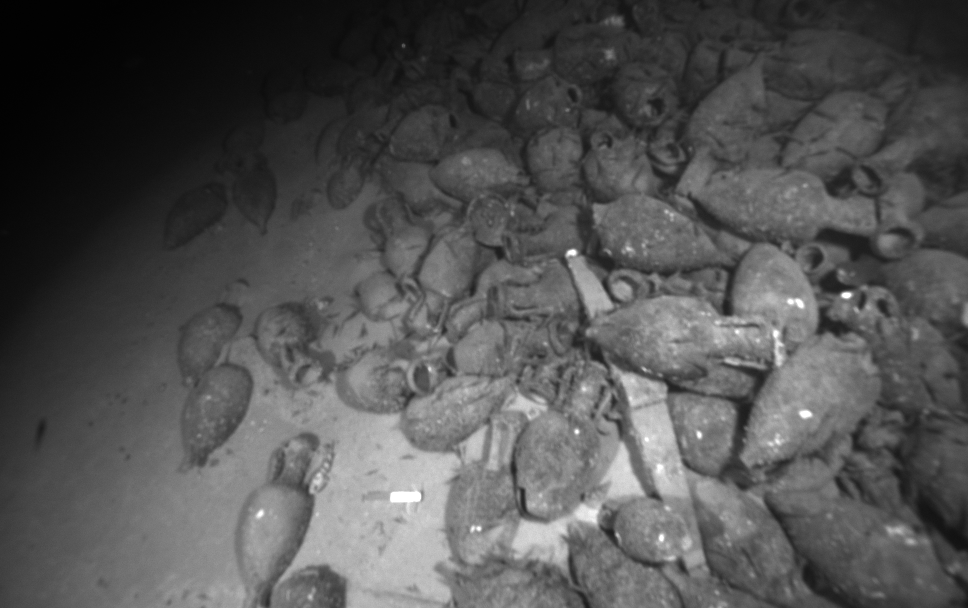
#> input picture dataset/frame000055.png, 968 x 608 px; its folder holds only this picture in this run
$ python mosaic_orb.py   (older library calls are emulated)
#> lines starting #> are read from the running program, lines starting #| are printed output that depends on the picture
import cv2
import glob
import json
import os
import re
import threading
import time
import traceback
from concurrent.futures import ThreadPoolExecutor
from functools import lru_cache
import numpy as np

BASE = os.path.dirname(os.path.dirname(os.path.abspath(__file__)))

LOG = print                                # куда писать сообщения; интерфейс может подставить свою функцию: mosaic_orb.LOG = f


def log(*args, **kwargs):
    LOG(*args, **kwargs)


TIMES = {}                                 # сколько секунд ушло на каждый этап (печатается в конце)


def _tick(name, t0):
    TIMES[name] = TIMES.get(name, 0.0) + time.time() - t0


def n_workers():
    w = int(WORKERS) if WORKERS else min(8, os.cpu_count() or 1)
    return max(1, w)


def pmap(fn, items):
    """Как map, но по потокам (OpenCV и numpy отпускают GIL). Порядок результатов сохраняется. WORKERS = 1: без потоков."""
    items = list(items)
    w = n_workers()
    if w <= 1 or len(items) < 2:
        return [fn(x) for x in items]
    with ThreadPoolExecutor(max_workers=w) as ex:
        return list(ex.map(fn, items))


_tls = threading.local()                   # у каждого потока свой детектор и сопоставитель (общие объекты OpenCV небезопасны)


def _orb():
    d = getattr(_tls, "orb", None)
    if d is None or getattr(_tls, "orb_n", None) != ORB_FEATURES:
        d = cv2.ORB_create(int(ORB_FEATURES), fastThreshold=5)
        _tls.orb, _tls.orb_n = d, ORB_FEATURES
    return d


# [6 lines left out: function _bf, not called in this run]


# ---------- вход и выход ----------
SRC = os.path.join(BASE, "dataset")        # папка со всеми кадрами
OUT = os.path.join(BASE, "output")
START, END = 0, None                       # с какого по порядку кадра брать (END = None: до конца)
MAP_NAME = None                            # название карты: префикс имён выходных файлов (None = "orb_s<START>"); пробелы и знаки вроде / \ : * ? заменяются на _

# ---------- ключевые кадры и связи (ORB) ----------
WIDTH = 480                                # рабочая ширина кадра для поиска положений
MIN_SHIFT = 0.15                           # новый ключевой кадр берём, когда сдвиг >= 15% меньшей стороны
CHECK_EVERY = 2                            # проверять каждый 2-й кадр
NEIGHBORS = 5                              # с сколькими прошлыми ключевыми кадрами сопоставлять
MIN_INLIERS = 25                           # минимум надёжных совпадений для связи
MAX_PARTS = 3                              # сколько самых больших кусков сохранять
SCALE_PRIOR = 1e5                          # держать масштаб кадров близким к 1 (0 = выключить: карта схлопывается)
LOOP_SAMPLE = 20                           # сшивка кусков: сколько ключевых кадров от каждого куска сверяем (0 = выключить)
LOOP_MIN_INLIERS = 40                      # сшивка кусков: минимум совпадений (строже, чем MIN_INLIERS)
LOOP_STRONG = 120                          # сшивка кусков: одна связь принимается без подтверждения, если совпадений не меньше

# ---------- замыкание петель (аппарат вернулся на то же место) ----------
CROSS_ENABLE = True                        # False = выключить (для сравнения "с" и "без")
CROSS_MIN_GAP = 12                         # пара кандидат, если номера ключевых кадров различаются больше чем на это
CROSS_RETRIEVE_DESC = 1500                 # сколько дескрипторов брать для грубого поиска похожих кадров
CROSS_TOP = 450                            # сколько лучших по виду пар проверять полным сопоставлением
CROSS_MIN_INLIERS = 40                     # минимум совпадений для связи-петли (строже, чем MIN_INLIERS)
CROSS_ACCEPT_RMS = 15.0                    # связь-петля остаётся, если после общего расчёта её невязка не больше, px рабочего размера
LOOP_FILE = r"C:\Users\79211\Desktop\seabed-modaic\colmap\colmap_detected_loop_sequence_3.txt"                           # проверочный режим: путь к colmap_detected_loop_sequence_3.txt (кандидаты из COLMAP)
LOOP_FILE_STEP = 20                        # номеров кадров на одну строку/столбец этого файла

# ---------- траектория аппарата на карте ----------
TRAJ_DRAW = True                           # рисовать путь аппарата: сохраняется отдельная картинка *_traj.png
TRAJ_START_HUE = 95                        # цвет линии плавно меняется от начала к концу пути: оттенок (0-179, OpenCV) в начале...
TRAJ_END_HUE = 8                           # ...и в конце (95 = голубой, 8 = оранжевый)
TRAJ_SMOOTH = 2                            # сглаживание ломаной (0 = без сглаживания, 2-3 = мягко)
TRAJ_ARROW_SPACING = 240                   # расстояние между стрелками направления, px карты
TRAJ_START_TEXT = "старт"                  # подписи (для кириллицы нужен Pillow: pip install pillow; без него будет латиница)
TRAJ_END_TEXT = "конец"

LOOP_WEIGHT = 3                            # во сколько раз усилить связи-петли в общем расчёте (1 = как есть; пробуйте 2-3)
TRAJ_EXPORT = True                         # сохранять путь аппарата в *_traj.geojson и *_traj.csv (для QGIS и интерфейса)


# ---------- швы между проходами ----------
EXCLUSIVE_PASSES = True                    # там, где аппарат прошёл второй раз, брать картинку только из первого прохода (нет двойных камней)
PASS_GAP = 12                              # проходом считаем кадры, далёкие по номеру ключевого кадра больше чем на это
FILL_HOLES = True                          # закрывать «дыры», где поиск шва ничего не выбрал, а кадры это место видят
RENDER_STEP = 0.45                         # для сборки брать не каждый ключевой кадр, а через шаг в долях размера кадра (0 = все; 0.4-0.5 = реже и шире полосы)
RENDER_STEP_ANGLE = 0.12                   # ...но и при повороте больше этого угла (рад) кадр тоже берём

# ---------- отладка ----------
DEBUG_LABELS = True                        # сохранять debug_labels.png: карта раскрашена по кадрам-источникам
DIAGNOSTICS = True                         # диагностика для тестировщика: худшие связи, link_*.png, poses_*.json (нужны geo_check.py)

# ---------- скорость (результат не меняют; исключение: LOOP_RADIUS и LOOP_PREFILTER, они выключены) ----------
WORKERS = 0                                # потоков (0 = авто: число ядер, но не больше 8; 1 = без потоков)
ORB_FEATURES = 4000                        # точек ORB на кадр (меньше = быстрее, но меньше связей на гладком дне)
LOOP_RADIUS = 0.0                          # ускорение (может изменить результат): повторы искать только среди кадров, чьи центры ближе этого числа размеров кадра; 0 = везде
LOOP_PREFILTER = 0                         # ускорение (может изменить результат): сшивка кусков полностью сверяет только столько лучших пар; 0 = все
PNG_COMPRESSION = 1                        # 0-9: меньше = быстрее запись, но больше файл
SAVE_RAW = True                            # сохранять рядом карту без улучшения (*_raw.png)

# ---------- сборка карты ----------
RENDER_WIDTH = 960                         # ширина кадров при сборке (не больше исходной): больше = чётче, но дольше
MAX_SIDE = 4000                            # максимальный размер карты в пикселях
TILE_SIZE = 1024                           # размер блока финальной сборки (меньше = меньше пиковая память)
CACHE_SIZE = 64                            # сколько уменьшенных кадров держать в кеше
REFINE = True                              # уточнять положение кадров по изображению (убирает двоение камней и рыб)
REFINE_SIDE = 3000                         # размер рабочей карты уточнения, px
REFINE_MIN_CC = 0.30                       # минимальная корреляция, чтобы принять уточнение кадра
REFINE_MAX_SHIFT = 20.0                    # максимальный сдвиг кадра при уточнении, px (рабочего размера)
REFINE_MIN_OVERLAP = 0.10                  # минимальная доля перекрытия с уже собранным, чтобы уточнять кадр
SELECT_MIN = 0.05                          # пиксель заполнен, если лучший кадр лежит на нём не ближе этой доли к краю (0..1)
SEAM_SCALE = 0.5                           # масштаб, на котором ищем швы (меньше = быстрее и меньше памяти)
FEATHER = 4.0                              # ширина размытия шва для мелких деталей, px (мало = нет двоения)
FEATHER_LOW = 25.0                         # ширина смешивания плавного света на шве, px (больше = плавнее переходы яркости)
SPLIT_SIGMA = 8.0                          # граница между «светом» и «деталями», px
EXPOSURE_MATCH = True                      # выравнивать яркость кадров между собой (убирает ступеньки на швах)

# ---------- улучшение готовой карты ----------
ENHANCE = True                             # улучшение подводного вида (сырую карту всё равно сохраняем рядом: *_raw.png)
BG_SIGMA = 40.0                            # размер "мути", px: что плавнее этого, считаем фоном
BG_STRENGTH = 0.7                          # 0..1: насколько вычитаем фон (0 = не вычитать)
DENOISE_H = 3.0                            # сила шумоподавления (0 = выключить)
TARGET_MEAN = 145                          # средняя яркость готовой карты, 0..255 (None = оставить как есть)
CONTRAST = 1.8                             # контраст вокруг средней яркости (1 = не менять)
CLARITY = 0.2                              # локальный контраст среднего масштаба (0 = выключить)
SHARPEN = 0.35                             # резкость мелких деталей (0 = выключить)

# ---------- flat-field correction: выравнивание неравномерного освещения ----------
FLAT_FIELD = True                          # включить коррекцию плавного виньетирования/пятен света
FLAT_SIGMA = 80.0                          # радиус оценки освещения в пикселях готовой карты
FLAT_STRENGTH = 0.55                       # 0..1: сила коррекции
FLAT_GAIN_MIN = 0.70                       # ограничение снизу: не затемнять сильно
FLAT_GAIN_MAX = 1.60                       # ограничение сверху: не вытягивать шум слишком сильно

# ---------- GeoTIFF ----------
GEO_EPSG = None                            # код проекции в метрах, напр. 32755 (UTM 55S). None = локальные координаты
GEO_ORIGIN = (0.0, 0.0)                    # координаты (X, Y) левого верхнего угла карты, м
GEO_MPP = None                             # метров на пиксель карты. None = неизвестно (1 пиксель = 1 единица)


def natural_key(s):
    return [int(t) if t.isdigit() else t.lower() for t in re.split(r"(\d+)", s)]


# [4 lines left out: function fnum, not called in this run]


@lru_cache(maxsize=CACHE_SIZE)
def _load_cached(path, width):
    """Кеширует уменьшенный кадр. Ключ: путь + ширина; кеш ограничен CACHE_SIZE."""
    img = cv2.imread(path)
    if img is None:
        raise FileNotFoundError(f"Не удалось прочитать кадр: {path}")
    k = width / img.shape[1]
    if abs(k - 1.0) < 1e-6:
        return img
    return cv2.resize(img, None, fx=k, fy=k, interpolation=cv2.INTER_AREA)


def load(path, width=None):
    """Загрузка с LRU-кешем; width включён в ключ кеша."""
    return _load_cached(os.path.abspath(path), int(width or WIDTH))


# отбор кадров
def _gray_small(path):
    """Кадр в серых тонах рабочей ширины без плавного света (для отбора ключевых кадров). None, если файл не читается."""
    g = cv2.imread(path, cv2.IMREAD_GRAYSCALE)
    if g is None:
        return None
    k = WIDTH / g.shape[1]
    if abs(k - 1.0) > 1e-6:
        g = cv2.resize(g, None, fx=k, fy=k, interpolation=cv2.INTER_AREA)
    g = g.astype(np.float32)
    return g - cv2.GaussianBlur(g, (0, 0), 15)


def select_keyframes(paths):
    first, last = None, None
    for i, p in enumerate(paths):
        last = _gray_small(p)
        if last is not None:
            first = i
            break
    if first is None:
        raise FileNotFoundError("Ни один кадр не читается: проверьте папку с кадрами")
    win = cv2.createHanningWindow((last.shape[1], last.shape[0]), cv2.CV_32F)
    keep, since, bad = [first], 0, 0
    idx = list(range(first + 1, len(paths), max(1, int(CHECK_EVERY))))
    batch = max(16, 4 * n_workers())
    for s in range(0, len(idx), batch):                    # кадры читаются пачками по потокам, сравниваются по порядку
        chunk = idx[s:s + batch]
        for i, cur in zip(chunk, pmap(lambda i: _gray_small(paths[i]), chunk)):
            if cur is None or cur.shape != last.shape:
                bad += 1
                continue
            (dx, dy), resp = cv2.phaseCorrelate(last, cur, win)
            shift = float(np.hypot(dx, dy)) / min(last.shape)
            since += CHECK_EVERY
            if shift >= MIN_SHIFT or (resp < 0.05 and since >= 10):
                keep.append(i)
                last, since = cur, 0
    if bad:
        log(f"  Не прочитано кадров: {bad} (пропущены)")
    return keep


# зацепки ORB и связи между кадрами
RATIO = 0.75


def features(img, k=12, gain=25):
    g = cv2.cvtColor(img, cv2.COLOR_BGR2GRAY).astype(np.float32)
    mean = cv2.GaussianBlur(g, (0, 0), k)                                   # плавный фон (муть)
    std = np.sqrt(cv2.GaussianBlur((g - mean) ** 2, (0, 0), k)) + 2         # местный контраст
    g = np.clip(128 + gain * (g - mean) / std, 0, 255).astype(np.uint8)     # выравниваем контраст
    kp, des = _orb().detectAndCompute(g, None)
    pts = np.float32([x.pt for x in kp]) if kp else np.zeros((0, 2), np.float32)
    return pts, des


# [18 lines left out: function match, not called in this run]


def components(n, edges):
    parent = list(range(n))

    def find(x):
        while parent[x] != x:
            parent[x] = parent[parent[x]]
            x = parent[x]
        return x
    for j, k, _, _ in edges:
        parent[find(j)] = find(k)
    groups = {}
    for i in range(n):
        groups.setdefault(find(i), []).append(i)
    return sorted(groups.values(), key=len, reverse=True)


# [51 lines left out: function solve, not called in this run]


def _apply(M, P):
    return P @ M[:, :2].T + M[:, 2]


# [70 lines left out: functions similarity, link_pieces, not called in this run]


# ---------- отбраковка связей, которые спорят с остальными ----------
PRUNE_FACTOR = 2.5                         # выбрасываем, если невязка в столько раз больше медианной
PRUNE_MIN_PX = 5.0                         # ...и больше этого числа пикселей


# [44 lines left out: functions edge_rms, prune_links, _small_desc, not called in this run]


def _coarse_score(da, db):
    pr = _bf().knnMatch(da, db, k=2)
    return sum(1 for p in pr if len(p) == 2 and p[0].distance < RATIO * p[1].distance)


# [800 lines left out: functions retrieve_pairs, loop_file_pairs, add_loops, illumination, exposure_gains, ecc_shift and 18 more, not called in this run]


# ---------- настройки из файла config.json (для интерфейса и для запуска из командной строки) ----------
CONFIG_PATH = os.path.join(BASE, "config.json")            # по умолчанию лежит в корне проекта, рядом с папкой src
SCHEMA_PATH = os.path.join(BASE, "params_schema.json")     # описание параметров для интерфейса: подписи, границы, значения (необязателен)
NOT_CONFIGURABLE = {"BASE", "CACHE_SIZE", "RATIO", "CONFIG_PATH", "SCHEMA_PATH"}
PATH_PARAMS = ("SRC", "OUT", "LOOP_FILE")


class ConfigError(Exception):
    """Ошибки в настройках. Список понятных сообщений лежит в .problems (интерфейс может показать их пользователю)."""
    def __init__(self, problems):
        self.problems = list(problems)
        super().__init__("Ошибки в настройках:\n" + "\n".join("  - " + p for p in self.problems))


def _snapshot_defaults():
    ok = (bool, int, float, str, type(None), tuple)
    return {k: v for k, v in globals().items() if k.isupper() and k not in NOT_CONFIGURABLE and isinstance(v, ok)}


DEFAULTS = _snapshot_defaults()                            # значения, заданные в коде выше


def _load_schema():
    try:
        with open(SCHEMA_PATH, encoding="utf-8") as f:
            return {p["key"]: p for p in json.load(f)["params"]}
    except (OSError, ValueError, KeyError, TypeError):
        return {}


# [22 lines left out: functions read_config, check_loop_file, not called in this run]


def apply_config(cfg):
    """Сначала возвращает все параметры к значениям по умолчанию, потом применяет cfg (словарь параметров).
    Значения проверяются; при ошибках ничего не применяется и поднимается ConfigError. Возвращает список предупреждений.
    Относительные пути считаются от корня проекта."""
    schema = _load_schema()
    g = globals()
    for k, v in DEFAULTS.items():
        g[k] = v
    errors, warnings, new = [], [], {}
    for key, val in (cfg or {}).items():
        if key.startswith("_"):                            # "_comment" и подобное пропускаем
            continue
        if key not in DEFAULTS:
            warnings.append(f"неизвестный параметр «{key}» пропущен")
            continue
        d, sp = DEFAULTS[key], schema.get(key, {})
        name = f"{sp.get('label', key)} ({key})"
        if key in PATH_PARAMS:
            if val in (None, ""):
                if key in ("SRC", "OUT"):
                    errors.append(f"{name}: путь не может быть пустым")
                else:
                    new[key] = None
                continue
            if not isinstance(val, str):
                errors.append(f"{name}: нужен путь в виде текста")
                continue
            p = val if os.path.isabs(val) else os.path.join(BASE, val)
            if key == "SRC" and not os.path.isdir(p):
                errors.append(f"{name}: папка не найдена: {p}")
                continue
            if key == "LOOP_FILE":
                if not os.path.isfile(p):
                    errors.append(f"{name}: файл не найден: {p}")
                    continue
                msg = check_loop_file(p)
                if msg:
                    errors.append(f"{name}: {msg}")
                    continue
            new[key] = p
            continue
        is_num = lambda x: isinstance(x, (int, float)) and not isinstance(x, bool)
        if isinstance(d, bool):
            if not isinstance(val, bool):
                errors.append(f"{name}: нужно да/нет (true или false)")
                continue
        elif isinstance(d, tuple):
            need = len(d)
            if not isinstance(val, (list, tuple)) or not val or (need and len(val) != need) or not all(is_num(x) for x in val):
                errors.append(f"{name}: нужен набор из {need or 'нескольких'} чисел")
                continue
            val = tuple(val)
        elif isinstance(d, str):
            if not isinstance(val, str):
                errors.append(f"{name}: нужен текст")
                continue
            if sp.get("choices") and val not in sp["choices"]:
                errors.append(f"{name}: допустимы только значения {sp['choices']}")
                continue
        else:                                              # число или пусто
            if val is None:
                if d is not None and not sp.get("nullable"):
                    errors.append(f"{name}: значение не может быть пустым")
                    continue
            elif key == "MAP_NAME":
                val = str(val)
            elif not is_num(val):
                errors.append(f"{name}: нужно число")
                continue
            else:
                if sp.get("type") == "int":
                    if isinstance(val, float) and not val.is_integer():
                        errors.append(f"{name}: нужно целое число")
                        continue
                    val = int(val)
                if sp.get("min") is not None and val < sp["min"]:
                    errors.append(f"{name}: не меньше {sp['min']}")
                    continue
                if sp.get("max") is not None and val > sp["max"]:
                    errors.append(f"{name}: не больше {sp['max']}")
                    continue
        if key == "GEO_EPSG" and val is not None and 4000 <= int(val) < 5000:
            errors.append(f"{name}: нужна проекция в метрах (например UTM 326xx или 327xx), а не градусы")
            continue
        new[key] = val
    if new.get("END") is not None and new.get("START", DEFAULTS["START"]) >= new["END"]:
        errors.append("Диапазон кадров: первый кадр должен быть меньше последнего")
    if errors:
        raise ConfigError(errors)
    g.update(new)
    return warnings


def main(cfg=None):
    """cfg: словарь параметров (интерфейс передаёт его сам). Если не задан, берётся config.json из корня проекта (если он есть)."""
    if cfg is None:
        cfg = read_config(CONFIG_PATH) if os.path.exists(CONFIG_PATH) else {}
    for w in apply_config(cfg):
        log("  Настройки: " + w)
    os.makedirs(OUT, exist_ok=True)
    allp = []
    for ext in ("*.png", "*.jpg", "*.jpeg", "*.tif", "*.tiff"):
        allp += glob.glob(os.path.join(SRC, ext))
    allp = sorted(allp, key=natural_key)[START:END]
    if not allp:
        raise SystemExit(f"Кадров не найдено в {SRC}. Проверь путь и что в папке лежат png/jpg.")
    log("Кадров в папке:", len(allp), f"(потоков: {n_workers()})")
    TIMES.clear()
    t0 = time.time()

    keys = select_keyframes(allp)
#> in _gray_small, g is the input picture: shape (608, 968); min 1, max 255, mean 82.6
#> in _gray_small, `return g - cv2.GaussianBlur(g, (0, 0), 15)`:
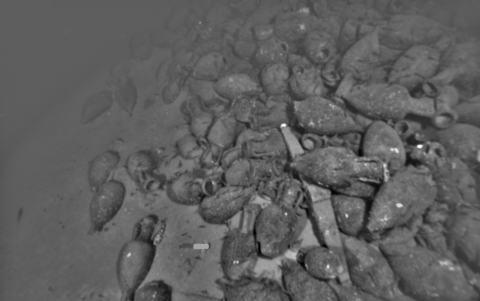
#> returned value: shape (301, 480) float32; min -97.51, max 164.4, mean 0; drawn with min black and max white
    _tick("отбор ключевых кадров", t0)
    log(f"Ключевых кадров: {len(keys)} из {len(allp)} ({time.time() - t0:.0f} с)")
    kpaths = [allp[i] for i in keys]

    t_ = time.time()
    feats = pmap(lambda p: features(load(p)), kpaths)
#> in features, `mean = cv2.GaussianBlur(g, (0, 0), k)`:
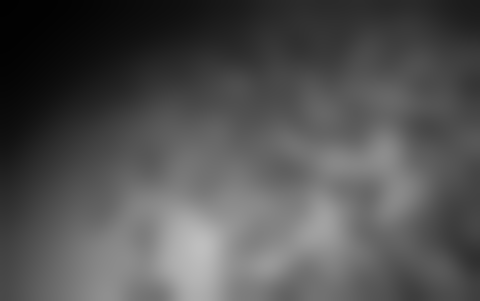
#> mean: shape (301, 480) float32; min 1.96, max 190.9, mean 82.6
#> (the rest of the program and of its run is left out)
